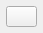
<?xml version="1.0" encoding="UTF-8"?>
<ui version="4.0">
 <class>LColorSelectButton</class>
 <widget class="QWidget" name="LColorSelectButton">
  <property name="geometry">
   <rect>
    <x>0</x>
    <y>0</y>
    <width>43</width>
    <height>33</height>
   </rect>
  </property>
  <property name="windowTitle">
   <string>Form</string>
  </property>
  <widget class="QPushButton" name="pushButton">
   <property name="geometry">
    <rect>
     <x>6</x>
     <y>6</y>
     <width>31</width>
     <height>21</height>
    </rect>
   </property>
   <property name="text">
    <string/>
   </property>
  </widget>
 </widget>
 <resources/>
 <connections/>
</ui>
